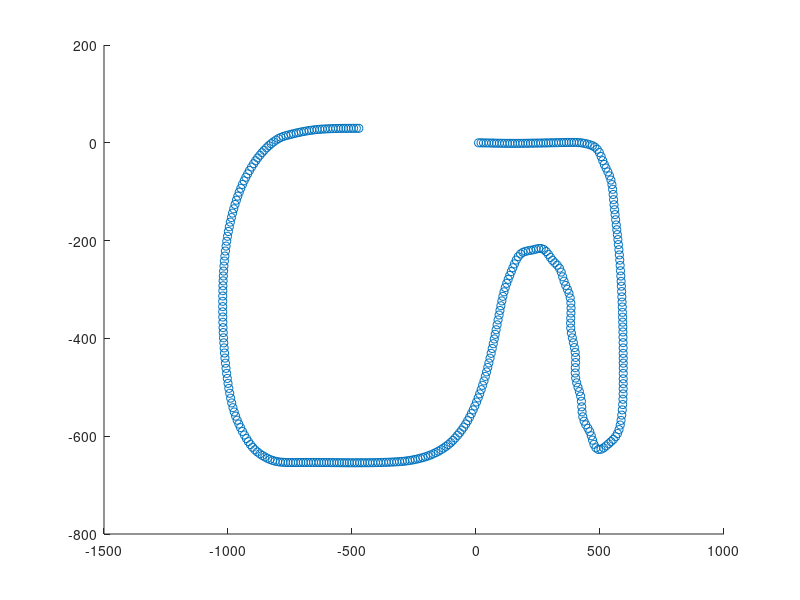

This chart was generated by the following MATLAB code: (Note: this script raises an error after producing the figure.)
data = load("Distance, Theta.txt");
distance = data(:, 1);
theta = data(:, 2);

% データが有るところだけ抽出
distance = nonzeros(distance);
theta = theta(1:size(distance));

theta_adj = theta .* 1;

x = 0;
y = 0;
th = 0;

X = [];
Y = [];
for i = 1:size(distance)
    x = x + distance(i) * cos(th + theta_adj(i)/2);
    y = y + distance(i) * sin(th + theta_adj(i)/2);
    th = th + theta_adj(i);
    X = [X x];
    Y = [Y y];
end

figure(1);
scatter(X, Y, 'red')
hold on
xline(0,"-r")
xline(-1000,"-r")
yline(0,"-r")
grid on
grid minor
axis equal